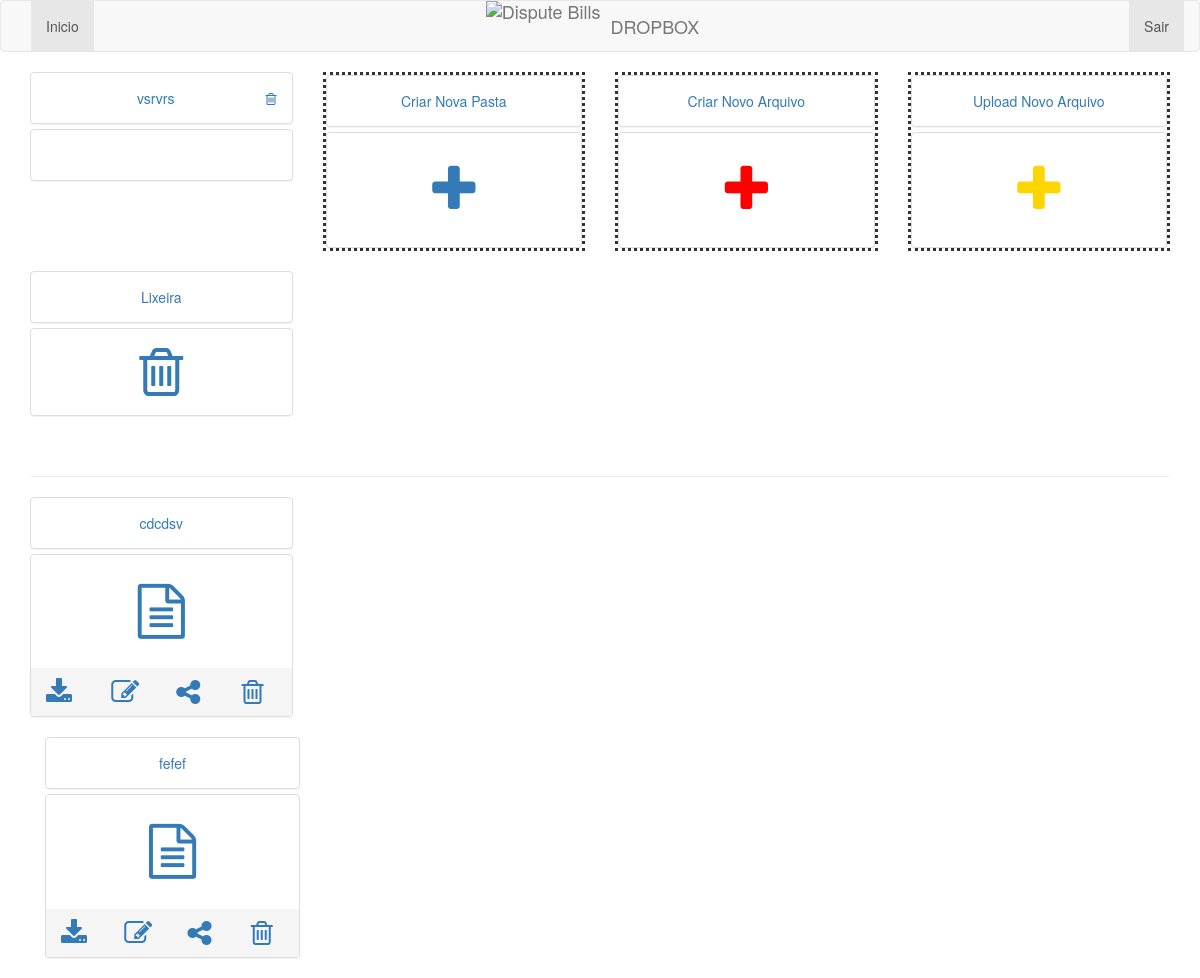
/app (signed in), run on the app's committed database.
### app/models.py (models this page shows)
class Pasta(models.Model):
    titulo = models.CharField(max_length=100)
    desc = models.CharField(max_length=100, blank=True, null=True)
    status = models.BooleanField(default=True)
    criado_em = models.DateTimeField(auto_now_add=True)
    editado_em = models.DateTimeField(auto_now=True)

class Arquivo(models.Model):
    nome = models.CharField(max_length=100)
    arquivo = models.FileField()
    pasta = models.ForeignKey(Pasta, blank=True, null=True)
    tipo = models.CharField(max_length=50, choices=TIPOS)
    status = models.BooleanField(default=True)
    criado_em = models.DateTimeField(auto_now_add=True)
    editado_em = models.DateTimeField(auto_now=True)

### app/views.py (the view)
# urls.py: url(r'^app', views.app, name='app'),
def app(request):
    usuario = Usuario.objects.get(email=request.session['email'])
    return render_to_response('app.html', {'usuario': usuario}, context_instance=RequestContext(request))

### app/templates/app.html (shortened to what this page needs)
{% extends 'base.html' %}
{% block content %}
<div class='row'>
    {% for pasta in usuario.pastas.all %}
        {% if pasta.status %}
            <div class='col-xs-6 col-sm-4 col-md-3'>
                <div class="panel-group">
                  <div class="panel panel-default">
                    <div class="panel-body text-center">
                      <a href='/pasta/{{ pasta.id }}'>{{ pasta.titulo }}</a>
                        <a href='/remove-pasta/{{ pasta.id }}' class='pull-right'><span class='fa fa-1x fa-trash-o'></span></a>
                    </div>
                  </div>
                  <div class="panel panel-default">
                    <div class="panel-body text-center">
                    </div>
                  </div>
                </div>
            </div>
        {% endif %}
    {% endfor %}
        <div class='col-xs-6 col-sm-4 col-md-3'>
            <div class="panel-group" style='border-style: dotted;'>
              <div class="panel panel-default">
                <div class="panel-body text-center"><a href='/nova-pasta'>Criar Nova Pasta</a></div>
              </div>
              <div class="panel panel-default">
                <div class="panel-body text-center">
                    <label style='font-size:55px;'><a href='/nova-pasta'><span class='fa fa-1x fa-plus'></span></a></label>
                </div>
              </div>
            </div>
        </div>
        <div class='col-xs-6 col-sm-4 col-md-3'>
            <div class="panel-group" style='border-style: dotted;'>
              <div class="panel panel-default">
                <div class="panel-body text-center"><a href='/novo-arquivo'>Criar Novo Arquivo</a></div>
              </div>
              <div class="panel panel-default">
                <div class="panel-body text-center">
                    <label style='font-size:55px;'><a href='/novo-arquivo'><span class='fa fa-1x fa-plus' style='color: red;'></span></a></label>
                </div>
              </div>
            </div>
        </div>
        <div class='col-xs-6 col-sm-4 col-md-3'>
            <div class="panel-group" style='border-style: dotted;'>
              <div class="panel panel-default">
                <div class="panel-body text-center"><a href='/upload-arquivo'>Upload Novo Arquivo</a></div>
              </div>
              <div class="panel panel-default">
                <div class="panel-body text-center">
                    <label style='font-size:55px;'><a href='/upload-arquivo'><span class='fa fa-1x fa-plus' style='color: #ffd500;'></span></a></label>
                </div>
              </div>
            </div>
        </div>
        <div class='col-xs-6 col-sm-4 col-md-3'>
            <div class="panel-group">
              <div class="panel panel-default">
                <div class="panel-body text-center"><a href='/lixeira/{{ pasta.id }}'>Lixeira</a></div>
              </div>
              <div class="panel panel-default">
                <div class="panel-body text-center">
                    <a href='/lixeira'><span class='fa fa-4x fa-trash-o'></span></a>
                </div>
              </div>
            </div>
        </div>
</div>
<br/>
<hr/>
<div class='row'>
    {% for arq in usuario.arquivos.all %}
        {% if not arq.pasta and arq.status %}
            <div class='col-xs-6 col-sm-4 col-md-3'>
                <div class="panel-group">
                  <div class="panel panel-default">
                    <div class="panel-body text-center">
                        <a href='/arquivo/{{ arq.id }}'>{{ arq.nome }}</a>
                    </div>
                  </div>
                  <div class="panel panel-default">
                    <div class="panel-body text-center">
                        <label style='font-size:55px;'><a href='/arquivo/{{ arq.id }}'><span class='fa fa-1x fa-file-text-o'></span></a></label>
                    </div>
                    <div class="panel-footer">
                        <div class='row'>
                            <div class='col-xs-3'>
                                <a href='/media/{{arq.arquivo}}' download='/media/{{arq.arquivo}}'><span class='fa fa-2x fa-download'></span></a>
                            </div>
                            <div class='col-xs-3'>
                                <a href='/edit-arquivo/{{ arq.id }}'><span class='fa fa-2x fa-edit'></span></a>
                            </div>
                            <div class='col-xs-3'>
                                <a data-toggle="modal" data-target="#modal{{arq.id}}"><span class='fa fa-2x fa-share-alt'></span></a>
                            </div>
                            <div class='col-xs-3'>
                                <a href='/remove-arquivo/{{ arq.id }}'><span class='fa fa-2x fa-trash-o'></span></a>
                            </div>
                        </div>
                    </div>
                  </div>
                  </div>
                </div>
            </div>
        {% endif %}
    {% endfor %}
{% endblock %}

### data on the page
Pasta: titulo "vsrvrs"
Arquivo: nome "cdcdsv"
Arquivo: nome "fefef"
